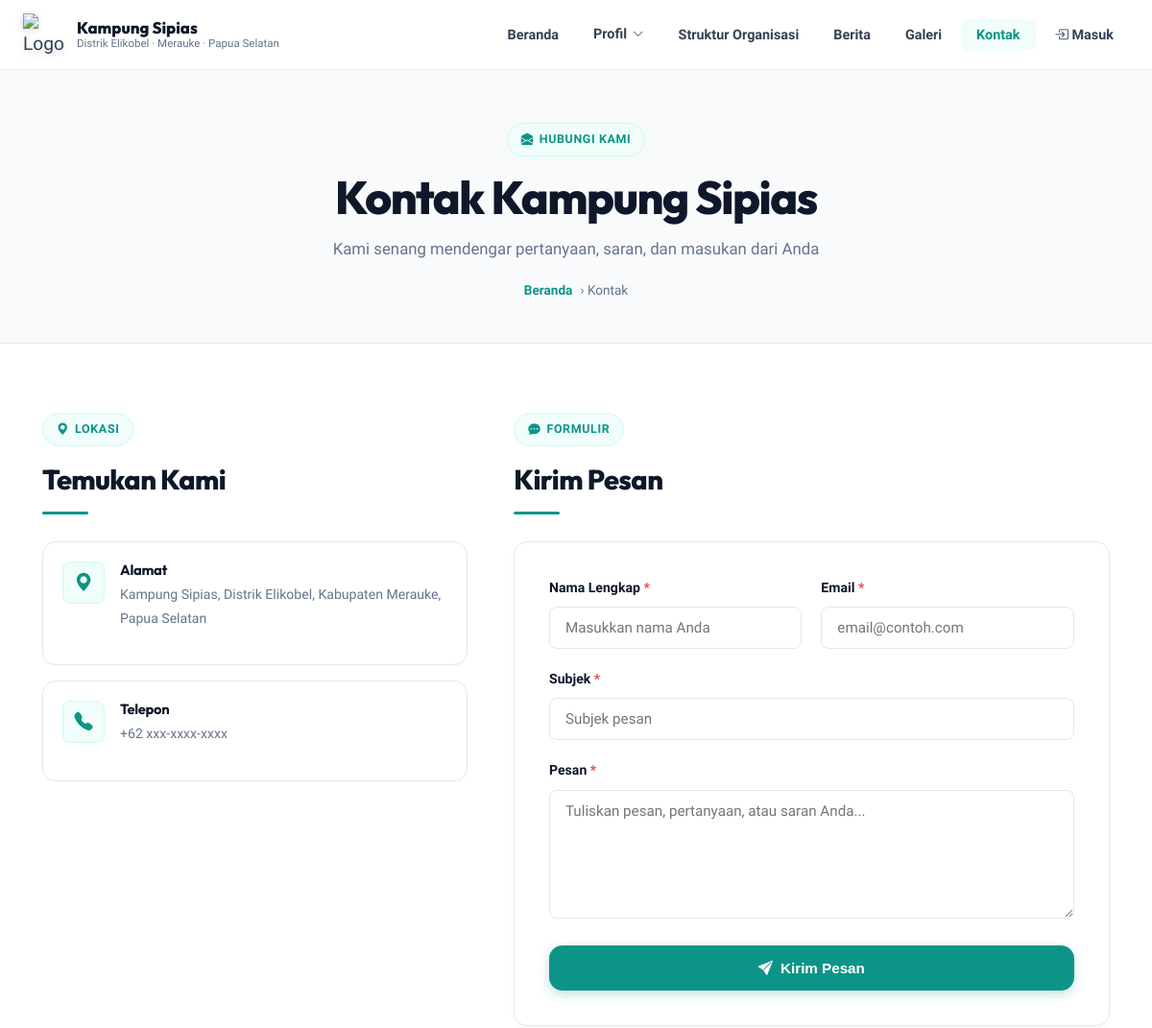
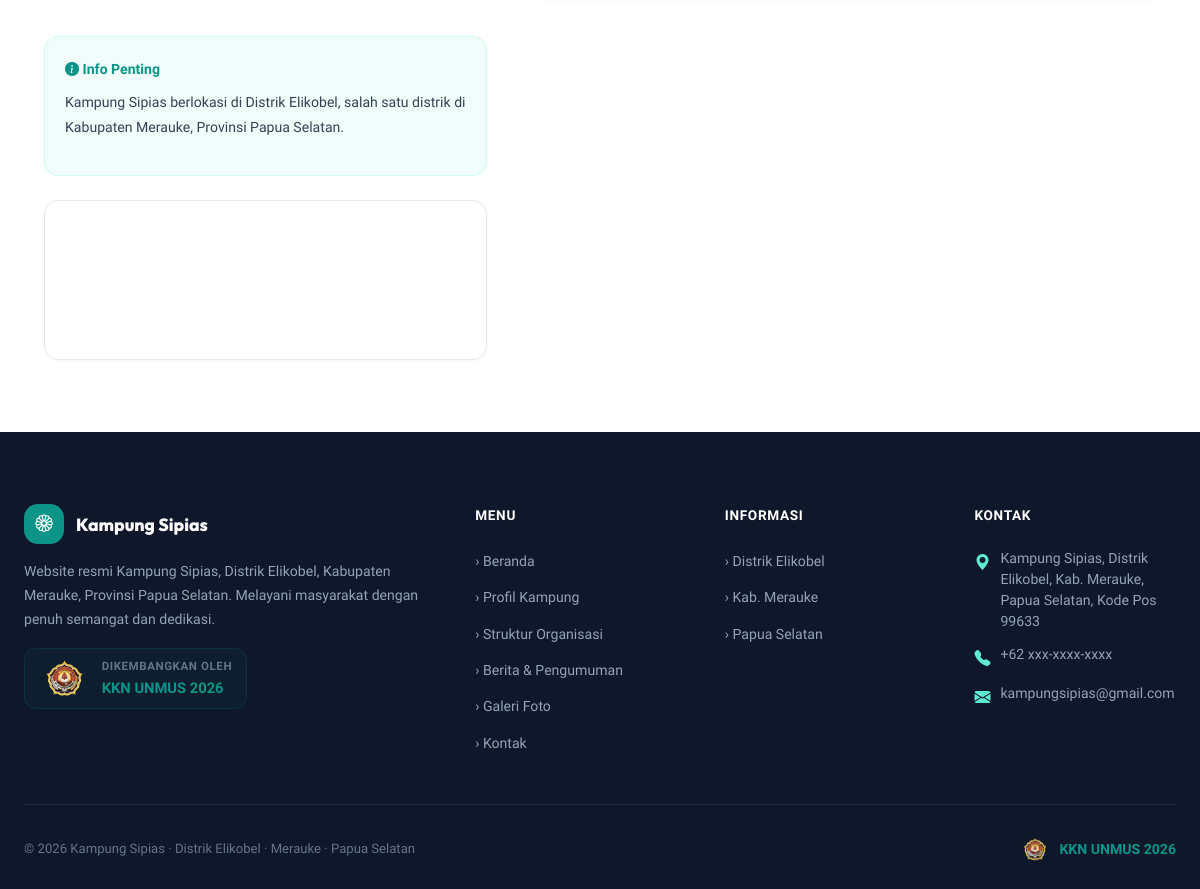
Screenshot of /kontak/ with the database file from the repository (2 pictures, top to bottom).
### core/models.py (models this page shows, shortened)
class ProfilKampung(models.Model):
    nama_kampung = models.CharField(max_length=100, default='Kampung Sipias')
    distrik = models.CharField(max_length=100, default='Elikobel')
    kabupaten = models.CharField(max_length=100, default='Merauke')
    provinsi = models.CharField(max_length=100, default='Papua Selatan')
    luas_wilayah = models.CharField(max_length=50, blank=True)
    jumlah_penduduk = models.PositiveIntegerField(default=0)
    jumlah_laki = models.PositiveIntegerField(default=0, verbose_name='Jumlah Laki-laki')
    jumlah_perempuan = models.PositiveIntegerField(default=0, verbose_name='Jumlah Perempuan')
    jumlah_kk = models.PositiveIntegerField(default=0, verbose_name='Jumlah KK')
    fasilitas_kesehatan = models.PositiveIntegerField(default=1, verbose_name='Fasilitas Kesehatan')
    fasilitas_pendidikan = models.PositiveIntegerField(default=1, verbose_name='Fasilitas Pendidikan')
    fasilitas_ibadah = models.PositiveIntegerField(default=1, verbose_name='Fasilitas Ibadah')
    fasilitas_umum = models.PositiveIntegerField(default=1, verbose_name='Fasilitas Umum')
    sambutan_kepala = models.TextField(blank=True, verbose_name='Sambutan Kepala Kampung')
    sejarah = models.TextField(blank=True)
    visi = models.TextField(blank=True)
    misi = models.TextField(blank=True)
    letak_geografis = models.TextField(blank=True)
    nama_kepala = models.CharField(max_length=100, blank=True, verbose_name='Nama Kepala Kampung')
    foto_kepala = models.ImageField(upload_to='profil/', blank=True, null=True, verbose_name='Foto Kepala Kampung')
    foto_kantor = models.ImageField(upload_to='profil/', blank=True, null=True, verbose_name='Foto Kantor Kampung')
    foto_fasilitas_kesehatan = models.ImageField(upload_to='fasilitas/', blank=True, null=True, verbose_name='Foto Fasilitas Kesehatan')
    foto_fasilitas_pendidikan = models.ImageField(upload_to='fasilitas/', blank=True, null=True, verbose_name='Foto Fasilitas Pendidikan')
    foto_fasilitas_ibadah = models.ImageField(upload_to='fasilitas/', blank=True, null=True, verbose_name='Foto Fasilitas Ibadah')
    foto_fasilitas_umum = models.ImageField(upload_to='fasilitas/', blank=True, null=True, verbose_name='Foto Fasilitas Umum')
    email = models.EmailField(blank=True)
    telepon = models.CharField(max_length=20, blank=True)
    alamat = models.TextField(blank=True)
    tahun_berdiri = models.CharField(max_length=10, blank=True)
    peta_iframe = models.TextField(blank=True, verbose_name='Embed Code / URL Peta Google Maps', help_text='Link embed Google Maps')
    updated_at = models.DateTimeField(auto_now=True)
    class Meta:
        verbose_name = 'Profil Kampung'
        verbose_name_plural = 'Profil Kampung'

### core/views.py (the view, shortened to what this page needs)
# urls.py: path('kontak/', views.kontak, name='kontak'),
def kontak(request):
    profil = get_profil()
    context = {
        'profil': profil,
        'page_title': 'Kontak',
    }
    return render(request, 'core/kontak.html', context)

### core/context_processors.py (called while the page is built)
def profil_context(request):
    try:
        profil = ProfilKampung.objects.first()
    except Exception:
        profil = None
    return {
        'profil': profil
    }

### core/views.py (called while the page is built)
def get_profil():
    profil, _ = ProfilKampung.objects.get_or_create(id=1)
    return profil

### templates/core/kontak.html (shortened to what this page needs)
{% extends 'base.html' %}
{% load static %}
{% block content %}
<div class="page-header">
  <div class="page-header-content">
    <span class="badge badge-accent"><i class="bi bi-envelope-open-fill"></i> Hubungi Kami</span>
    <h1>Kontak Kampung Sipias</h1>
    <p>Kami senang mendengar pertanyaan, saran, dan masukan dari Anda</p>
    <div class="breadcrumb">
      <a href="{% url 'core:landing' %}">Beranda</a> › Kontak
    </div>
  </div>
</div>
<section class="section">
  <div class="container">
    <div class="kontak-grid">
      <div>
        <span class="badge badge-primary"><i class="bi bi-geo-alt-fill"></i> Lokasi</span>
        <h2 class="section-title" style="font-size:1.8rem;">Temukan Kami</h2>
        <div class="divider-left" style="margin-bottom:28px;"></div>
        <div class="kontak-info-item">
          <div class="kontak-icon" style="color: var(--primary);"><i class="bi bi-geo-alt-fill"></i></div>
          <div class="kontak-info-text">
            <h4>Alamat</h4>
            <p>{% if profil.alamat %}{{ profil.alamat }}{% else %}Kampung Sipias, Distrik Elikobel,<br>Kabupaten Merauke, Papua Selatan (Kode Pos 99633){% endif %}</p>
          </div>
        </div>
        {% if profil.telepon %}
        <div class="kontak-info-item">
          <div class="kontak-icon" style="color: var(--primary);"><i class="bi bi-telephone-fill"></i></div>
          <div class="kontak-info-text">
            <h4>Telepon</h4>
            <p>{{ profil.telepon }}</p>
          </div>
        </div>
        {% endif %}
        <div style="margin-top:28px;padding:20px;border-radius:var(--radius-md);background:var(--primary-pale);border:1px solid var(--primary-light);color:var(--text-body);font-size:0.88rem;line-height:1.7;">
          <p style="color:var(--primary);font-weight:700;margin-bottom:8px;"><i class="bi bi-info-circle-fill"></i> Info Penting</p>
          <p>Kampung Sipias berlokasi di Distrik Elikobel, salah satu distrik di Kabupaten Merauke, Provinsi Papua Selatan.</p>
        </div>
        <div style="margin-top:24px;border-radius:var(--radius-md);overflow:hidden;border:1px solid var(--border);box-shadow:var(--shadow-xs);">
          {% if profil and profil.peta_iframe %}
            {{ profil.peta_iframe|safe }}
          {% endif %}
        </div>
      </div>
      <div>
        <span class="badge badge-accent"><i class="bi bi-chat-dots-fill"></i> Formulir</span>
        <h2 class="section-title" style="font-size:1.8rem;">Kirim Pesan</h2>
        <div class="divider-left" style="margin-bottom:28px;"></div>
        <div class="card" style="padding:36px;">
          <form method="post" id="kontakForm">
            <div class="form-grid-2">
              <div class="form-group">
                <label class="form-label" for="nama">Nama Lengkap <span style="color:#ef4444;">*</span></label>
                <input type="text" id="nama" name="nama" class="form-control" placeholder="Masukkan nama Anda" required>
              </div>
              <div class="form-group">
                <label class="form-label" for="email">Email <span style="color:#ef4444;">*</span></label>
                <input type="email" id="email" name="email" class="form-control" placeholder="email@contoh.com" required>
              </div>
            </div>
            <div class="form-group">
              <label class="form-label" for="subjek">Subjek <span style="color:#ef4444;">*</span></label>
              <input type="text" id="subjek" name="subjek" class="form-control" placeholder="Subjek pesan" required>
            </div>
            <div class="form-group">
              <label class="form-label" for="pesan">Pesan <span style="color:#ef4444;">*</span></label>
              <textarea id="pesan" name="pesan" class="form-control" rows="6" placeholder="Tuliskan pesan, pertanyaan, atau saran Anda..." required style="resize:vertical;"></textarea>
            </div>
            <button type="submit" class="btn btn-primary" style="width:100%;justify-content:center;padding:14px;">
              <i class="bi bi-send-fill"></i> Kirim Pesan
            </button>
          </form>
        </div>
      </div>
    </div>
  </div>
</section>
{% endblock %}

### templates/base.html (shortened to what this page needs)
<!DOCTYPE html>
<html lang="id">
<head>
  {% load static %}
  <link rel="stylesheet" href="https://cdn.jsdelivr.net/npm/bootstrap-icons@1.11.3/font/bootstrap-icons.min.css">
  <link rel="stylesheet" href="{% static 'css/style.css' %}?v=14">
</head>
<body>
<nav class="navbar {% if request.resolver_match.url_name == 'landing' %}is-landing{% endif %}" id="navbar">
  <div class="navbar-inner">
    <a href="{% url 'core:landing' %}" class="navbar-brand">
      <div class="navbar-logo" style="background: transparent; border: none; padding: 0; width: 44px; height: 44px;"><img src="{% static 'images/logo_sipias.png' %}" alt="Logo Kampung Sipias" style="width: 100%; height: 100%; object-fit: contain; filter: drop-shadow(0 2px 4px rgba(0,0,0,0.15));"></div>
      <div class="navbar-name">
        <span>Kampung Sipias</span>
        <span>Distrik Elikobel · Merauke · Papua Selatan</span>
      </div>
    </a>
    <ul class="navbar-menu" id="navMenu">
      <li><a href="{% url 'core:landing' %}" {% if request.resolver_match.url_name == 'landing' %}class="active"{% endif %}>Beranda</a></li>
      <li class="nav-dropdown">
        <a href="javascript:void(0);" class="dropdown-toggle {% if request.resolver_match.url_name in 'profil,sejarah,visi_misi,peta,fasilitas' %}active{% endif %}" role="button" aria-haspopup="true" aria-expanded="false">
          Profil <i class="bi bi-chevron-down dropdown-arrow"></i>
        </a>
      </li>
      <li><a href="{% url 'core:pemerintahan' %}" {% if request.resolver_match.url_name == 'pemerintahan' %}class="active"{% endif %}>Struktur Organisasi</a></li>
      <li><a href="{% url 'berita:daftar' %}" {% if 'berita' in request.path %}class="active"{% endif %}>Berita</a></li>
      <li><a href="{% url 'galeri:galeri' %}" {% if 'galeri' in request.path %}class="active"{% endif %}>Galeri</a></li>
      <li><a href="{% url 'core:kontak' %}" {% if request.resolver_match.url_name == 'kontak' %}class="active"{% endif %}>Kontak</a></li>
      {% if user.is_authenticated and user.is_staff %}
        <li><a href="{% url 'admin_panel:admin_dashboard' %}" {% if 'admin-panel' in request.path %}class="active"{% endif %} style="color: var(--primary); font-weight: 700;"><i class="bi bi-speedometer2"></i> Dashboard Admin</a></li>
      {% else %}
        <li><a href="{% url 'admin_panel:admin_login' %}" {% if 'admin-panel' in request.path %}class="active"{% endif %}><i class="bi bi-box-arrow-in-right"></i> Masuk</a></li>
      {% endif %}
    </ul>
  </div>
</nav>
{% block content %}{% endblock %}
<footer class="footer">
  <div class="footer-inner">
    <div class="footer-grid">
      <div>
        <div class="footer-brand">
          <div class="footer-logo"><i class="bi bi-flower1"></i></div>
          <span class="footer-brand-name">Kampung Sipias</span>
        </div>
        <p class="footer-desc">
          Website resmi Kampung Sipias, Distrik Elikobel, Kabupaten Merauke, Provinsi Papua Selatan.
          Melayani masyarakat dengan penuh semangat dan dedikasi.
        </p>
        <div style="display: flex; align-items: center; gap: 12px; margin-top: 16px; padding: 8px 14px; background: rgba(13, 148, 136, 0.06); border-radius: 12px; border: 1px solid rgba(13, 148, 136, 0.15); width: fit-content;">
          <img src="{% static 'images/logo_unmus.png' %}?v=3" alt="Logo Universitas Musamus" style="height: 38px; width: auto; object-fit: contain;">
          <div>
            <div style="font-size: 0.72rem; color: var(--text-muted); font-weight: 600; text-transform: uppercase; letter-spacing: 0.05em;">Dikembangkan Oleh</div>
            <div style="font-size: 0.92rem; font-weight: 800; color: var(--primary);">KKN UNMUS 2026</div>
          </div>
        </div>
      </div>
      <div>
        <p class="footer-title">Menu</p>
        <ul class="footer-links">
          <li><a href="{% url 'core:landing' %}">› Beranda</a></li>
          <li><a href="{% url 'core:profil' %}">› Profil Kampung</a></li>
          <li><a href="{% url 'core:pemerintahan' %}">› Struktur Organisasi</a></li>
          <li><a href="{% url 'berita:daftar' %}">› Berita & Pengumuman</a></li>
          <li><a href="{% url 'galeri:galeri' %}">› Galeri Foto</a></li>
          <li><a href="{% url 'core:kontak' %}">› Kontak</a></li>
        </ul>
      </div>
      <div>
        <p class="footer-title">Informasi</p>
        <ul class="footer-links">
          <li><a href="#">› Distrik Elikobel</a></li>
          <li><a href="#">› Kab. Merauke</a></li>
          <li><a href="#">› Papua Selatan</a></li>
        </ul>
      </div>
      <div>
        <p class="footer-title">Kontak</p>
        <div class="footer-contact-item">
          <span class="footer-contact-icon"><i class="bi bi-geo-alt-fill"></i></span>
          <span>Kampung Sipias, Distrik Elikobel, Kab. Merauke, Papua Selatan, Kode Pos 99633</span>
        </div>
        <div class="footer-contact-item">
          <span class="footer-contact-icon"><i class="bi bi-telephone-fill"></i></span>
          <span>{{ profil.telepon|default:'+62 821-xxxx-xxxx' }}</span>
        </div>
        <div class="footer-contact-item">
          <span class="footer-contact-icon"><i class="bi bi-envelope-fill"></i></span>
          <span>{{ profil.email|default:'kampungsipias@gmail.com' }}</span>
        </div>
      </div>
    </div>
    <div class="footer-bottom" style="display: flex; justify-content: space-between; align-items: center; flex-wrap: wrap; gap: 14px;">
      <div style="display: flex; align-items: center; gap: 12px; flex-wrap: wrap;">
        <span>© 2026 Kampung Sipias · Distrik Elikobel · Merauke · Papua Selatan</span>
      </div>
      <div style="display: inline-flex; align-items: center; gap: 8px; font-weight: 800; color: var(--primary); font-size: 0.88rem;">
        <img src="{% static 'images/logo_unmus.png' %}?v=3" alt="Logo UNMUS" style="height: 24px; width: auto; object-fit: contain;">
        <span>KKN UNMUS 2026</span>
      </div>
    </div>
  </div>
</footer>
</body>
</html>

### rows the page displays
ProfilKampung: alamat "Kampung Sipias, Distrik Elikobel, Kabupaten Merauke, Papua Selatan", telepon "+62 xxx-xxxx-xxxx", email "kampungsipias@gmail.com"
